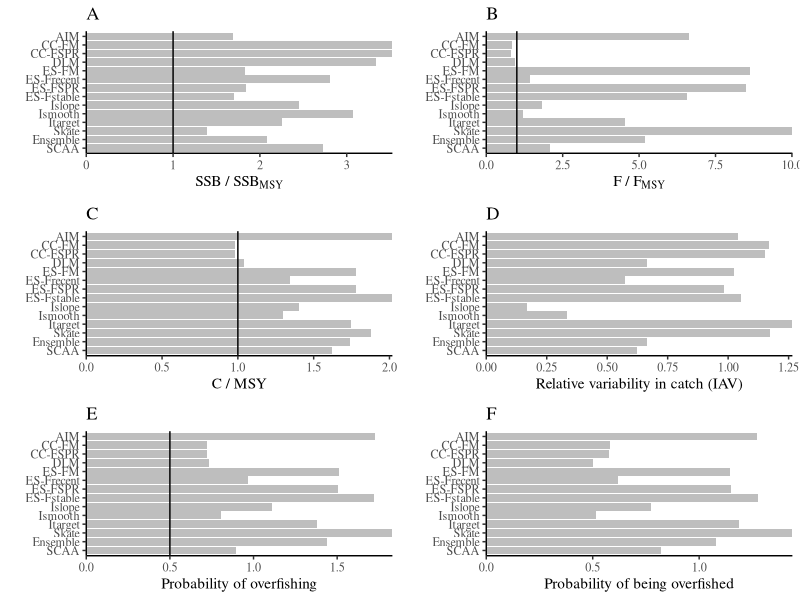
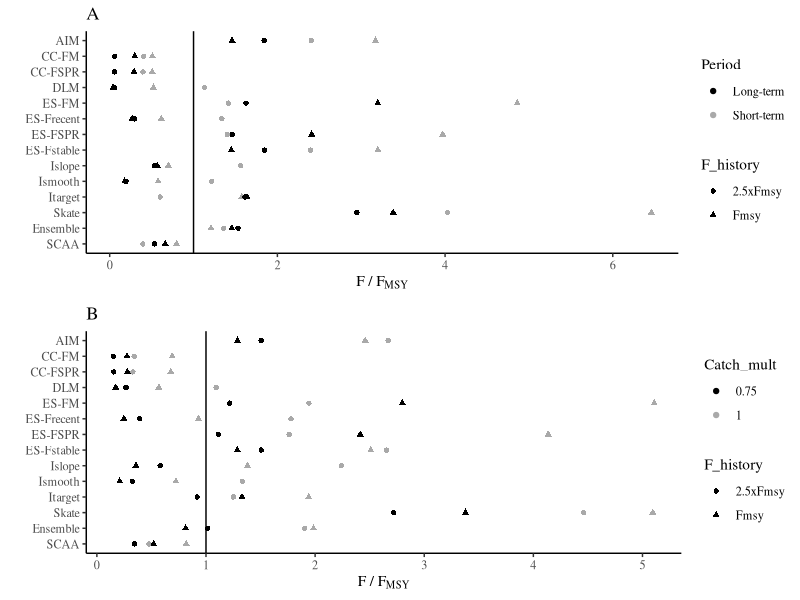
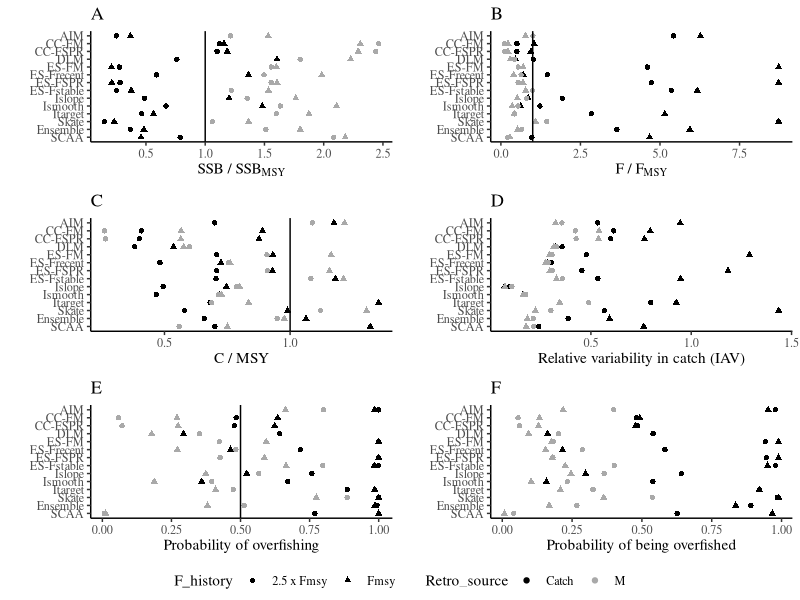

Write the R code that produced these figures, in order.
# IBMWG plotting based on the summary tables
library(ggplot2); library(gridExtra); library(grid); library(ggpubr)


# specify order for IBMs so Ensemble and SCAA are at the end
IBM_order <- rev(c("AIM","CC-FM","CC-FSPR","DLM","ES-FM","ES-Frecent",
               "ES-FSPR","ES-Fstable","Islope","Ismooth","Itarget",
               "Skate","Ensemble","SCAA"))

# median values across ass scenarios
all_scen <- read.csv("PMs_all_scenarios.csv",
                     header=TRUE,stringsAsFactors=FALSE) 
retro <- read.csv("PMs_by_retro.csv",
                  header=TRUE,stringsAsFactors=FALSE)
Cmult <- read.csv("PMs_by_Cmult.csv",
                  header=TRUE,stringsAsFactors=FALSE)
retro_Fhist <- read.csv("PMs_by_retro_Fhist.csv",
                        header=TRUE,stringsAsFactors=FALSE)
time_Fhist <- read.csv("PMs_by_time_Fhist.csv",
                    header=TRUE,stringsAsFactors=FALSE)
Cmult_Fhist <- read.csv("PMs_by_Cmult_Fhist.csv",
                        header=TRUE,stringsAsFactors=FALSE)
Cmult_Fhist$Catch_mult <- factor(Cmult_Fhist$Catch_mult)

# Figure labels for each PM
SSB_label <-expression(paste("SSB / ",SSB[MSY],sep = ""))
F_label <-expression(paste("F / ",F[MSY],sep = ""))
C_label <- "C / MSY"
IAV_label <- "Relative variability in catch (IAV)"
PING_label <- "Probability of overfishing"
PED_label <- "Probability of being overfished"

# PMs aggregated across all scenarios
{
  pSSB<-ggplot(data=all_scen, aes(x=factor(IBM,level=IBM_order), y=SSB)) +
  geom_bar(stat="identity",fill="gray")+
  theme_classic() + 
  theme(text=element_text(family="Times"))+
  xlab("") + ylab(SSB_label) + ggtitle("A")+
  geom_hline(yintercept = 1) +
  scale_y_continuous(expand = c(0,0))+ 
  coord_flip()

pF<-ggplot(data=all_scen, aes(x=factor(IBM,level=IBM_order), y=F)) +
  geom_bar(stat="identity",fill="gray")+
  theme_classic() + 
  theme(text=element_text(family="Times"))+
  xlab("") + ylab(F_label) + ggtitle("B")+
  geom_hline(yintercept = 1) +
  scale_y_continuous(expand = c(0,0))+ 
  coord_flip()

pC<-ggplot(data=all_scen, aes(x=factor(IBM,level=IBM_order), y=Catch)) +
  geom_bar(stat="identity",fill="gray")+
  theme_classic() + 
  theme(text=element_text(family="Times"))+
  xlab("") + ylab(C_label) + ggtitle("C")+
  geom_hline(yintercept = 1) +
  scale_y_continuous(expand = c(0,0))+ 
  coord_flip()

pIAV<-ggplot(data=all_scen, aes(x=factor(IBM,level=IBM_order), y=IAV)) +
  geom_bar(stat="identity",fill="gray")+
  theme_classic() + 
  theme(text=element_text(family="Times"))+
  xlab("") + ylab(IAV_label) + ggtitle("D") +
  scale_y_continuous(expand = c(0,0))+ 
  coord_flip()

pOFG<-ggplot(data=all_scen, aes(x=factor(IBM,level=IBM_order), y=PING)) +
  geom_bar(stat="identity",fill="gray")+
  theme_classic() + 
  theme(text=element_text(family="Times"))+ 
  xlab("") + ylab(PING_label) + ggtitle("E") +
  scale_y_continuous(expand = c(0,0))+
  geom_hline(yintercept = 0.5)+ 
  coord_flip()

pOFD<-ggplot(data=all_scen, aes(x=factor(IBM,level=IBM_order), y=PED)) +
  geom_bar(stat="identity",fill="gray")+
  theme_classic() + 
  theme(text=element_text(family="Times"))+
  xlab("") + ylab(PED_label) + ggtitle("F") +
  scale_y_continuous(expand = c(0,0))+ 
  coord_flip()

 p1 <- grid.arrange(pSSB,pF,pC,pIAV,pOFG,pOFD,nrow=3)
 ggsave("PMs_all_scenarios",plot=p1,device="pdf",width=7,height=8)
 
}

# PMs by F history and Retro source
{
point_cols <- c("black","dark gray")
pSSB_retro<-ggplot(data=retro_Fhist, aes(x=factor(IBM,level=IBM_order), y=SSB)) +
  geom_point((aes(colour = Retro_source, shape=F_history)))+
  theme_classic() + 
  theme(text=element_text(family="Times"))+
  xlab("") + ylab(SSB_label) + ggtitle("A")+
  geom_hline(yintercept = 1) +
  scale_color_manual(values=point_cols)+
  coord_flip()

pF_retro<-ggplot(data=retro_Fhist, aes(x=factor(IBM,level=IBM_order), y=F)) +
  geom_point((aes(colour = Retro_source, shape=F_history)))+
  theme_classic() + 
  theme(text=element_text(family="Times"))+
  xlab("") + ylab(F_label) + ggtitle("B")+
  geom_hline(yintercept = 1) +
  scale_color_manual(values=point_cols)+
  coord_flip()

pC_retro<-ggplot(data=retro_Fhist, aes(x=factor(IBM,level=IBM_order), y=Catch)) +
  geom_point((aes(colour = Retro_source, shape=F_history)))+
  theme_classic() + 
  theme(text=element_text(family="Times"))+
  xlab("") + ylab(C_label) + ggtitle("C")+
  geom_hline(yintercept = 1) +
  scale_color_manual(values=point_cols)+
  coord_flip()

pIAV_retro<-ggplot(data=retro_Fhist, aes(x=factor(IBM,level=IBM_order), y=IAV)) +
  geom_point((aes(colour = Retro_source, shape=F_history)))+
  theme_classic() + 
  theme(text=element_text(family="Times"))+
  xlab("") + ylab(IAV_label) + ggtitle("D")+
  scale_color_manual(values=point_cols)+
  coord_flip()

pOFG_retro<-ggplot(data=retro_Fhist, aes(x=factor(IBM,level=IBM_order), y=PING)) +
  geom_point((aes(colour = Retro_source, shape=F_history)))+
  theme_classic() + 
  theme(text=element_text(family="Times"))+
  xlab("") + ylab(PING_label) + ggtitle("E")+
  geom_hline(yintercept = 0.5) +
  scale_color_manual(values=point_cols)+
  coord_flip()

pOFD_retro<-ggplot(data=retro_Fhist, aes(x=factor(IBM,level=IBM_order), y=PED)) +
  geom_point((aes(colour = Retro_source, shape=F_history)))+
  theme_classic() + 
  theme(text=element_text(family="Times"))+
  xlab("") + ylab(PED_label) + ggtitle("F")+
  scale_color_manual(values=point_cols)+
  coord_flip()

p2 <-ggarrange(pSSB_retro,pF_retro,pC_retro,pIAV_retro,pOFG_retro,pOFD_retro, 
               ncol=2, nrow=3, common.legend = TRUE, legend="bottom")

#p2 <- grid.arrange(p)
ggsave("PMs_by_retro_Fhistory",plot=p2,device="pdf",width=7,height=8)
}


# F / Fmsy by Cmult, and  Short vs Long
{

  pF_time_Fhist<-ggplot(data=time_Fhist, aes(x=factor(IBM,level=IBM_order), y=F)) +
    geom_point((aes(colour = Period, shape=F_history)))+
    theme_classic() + 
    theme(text=element_text(family="Times"))+
    xlab("") + ylab(F_label) + ggtitle("A")+
    geom_hline(yintercept = 1) +
    scale_color_manual(values=point_cols)+
    coord_flip()
  
  pF_Cmult_Fhist<-ggplot(data=Cmult_Fhist, aes(x=factor(IBM,level=IBM_order), y=F)) +
    geom_point((aes(colour = Catch_mult, shape=F_history)))+
    theme_classic() + 
    theme(text=element_text(family="Times"))+
    xlab("") + ylab(F_label) + ggtitle("B")+
    geom_hline(yintercept = 1) +
    scale_color_manual(values=point_cols)+
    coord_flip()

  p3 <- grid.arrange(pF_time_Fhist,pF_Cmult_Fhist,nrow=2)
  ggsave("F_Fmsy_by_scens",plot=p3,device="pdf",width=6,height=6)  
}








